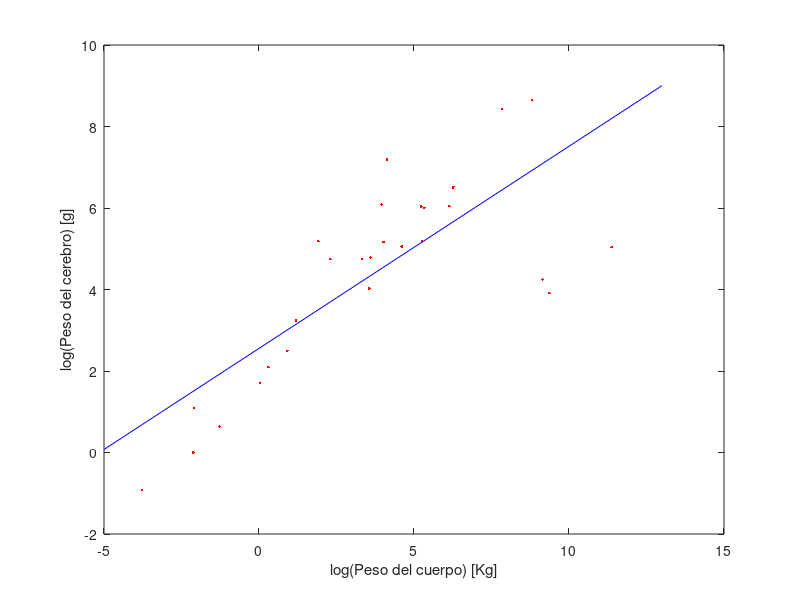

This figure's MATLAB source: (Note: this script raises an error after producing the figure.)
function e_6c()
	data_ = load('brain.txt');
	data = log(data_);
	x_ = mean(data(:,1));
	y_ = mean(data(:,2));
	n = size(data,1);
	num = 0;
	den = 0;
	num = (data(:,1)-x_)'*(data(:,2)-y_);
	den = (data(:,1)-x_)'*(data(:,1)-x_);
	
	if (den == 0)
		a = Inf;
		b = data(1,1);
	else
		b = num/den;
		a = y_ - b * x_;
	end
	
	plot(data(:,1),data(:,2), 'r.');
	hold on;
	v = [-5:13];
	plot(v,v*b+a, 'b');
	xlabel('log(Peso del cuerpo) [Kg]');
	ylabel('log(Peso del cerebro) [g]');
	bon = bondad(data(:,2), data(:,1)*b+a)
	hold off
end


